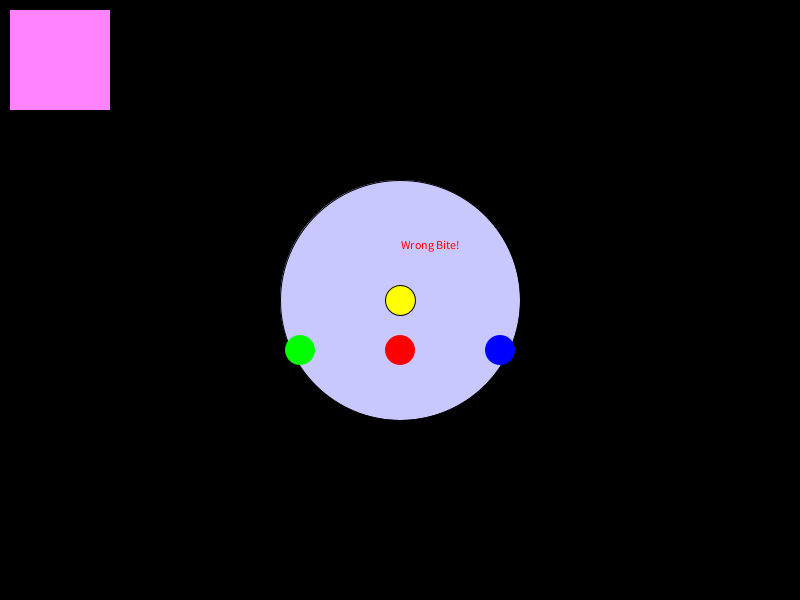
Frame 1 (no input)
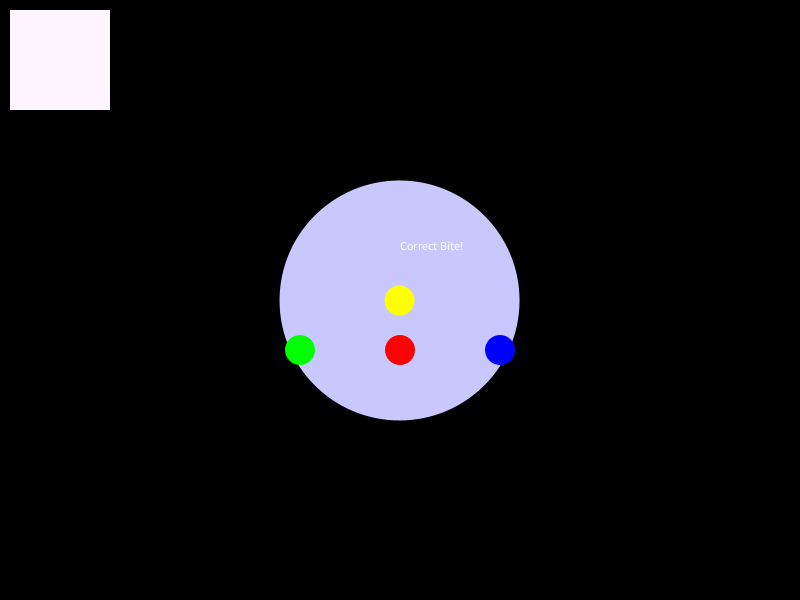
Frame 60 (the mouse pressed at the canvas centre just before this capture)
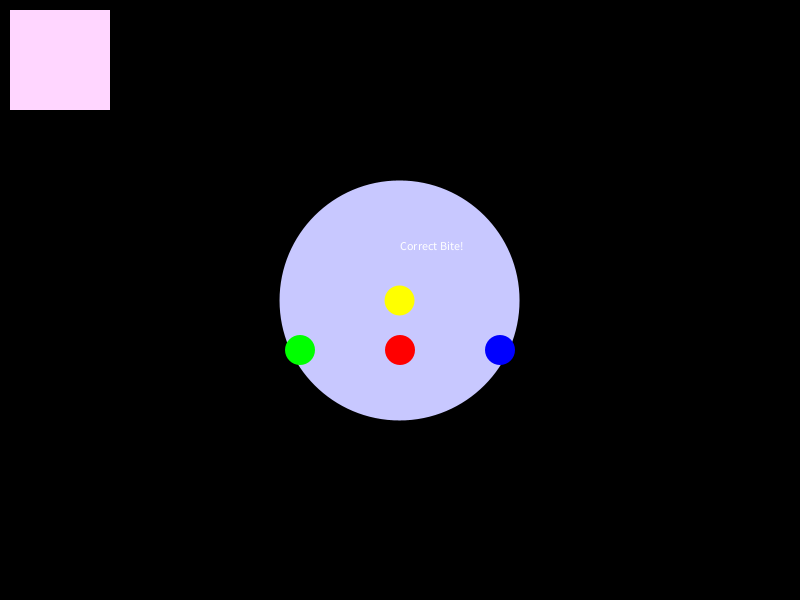
Frame 120 (the mouse held since frame 60 and released just before this capture)

The Processing sketch that drew these frames (run headless with seeded random() and noise(); from frame 60 on, the mouse is pressed at the canvas centre):

// Processing sketch: sketch_250516d
// ── sketch_250516d.pde
// Variables to keep track of agent positions (players and AI)
PVector playerPos, wingman1Pos, wingman2Pos, moonPos;
float moonRadius = 120;  // Moon's radius, where the cheese lies
boolean biteCorrect = false;  // Is the bite at the right spot?

// Color transition for the shimmering pink Easter egg
int baseColor = color(255, 0, 255);  // Pink in RGB
int hexColor = color(0xFF00FF);      // Same pink in Hex
float colorSwitchSpeed = 0.02f;      // Speed of the color change

// FPS Randomization variables
float minFPS = 15;  // Minimum FPS (slow)
float maxFPS = 60;  // Maximum FPS (normal)
float currentFPS = 30; // Start in the middle

void setup() {
  size(800, 600);
  
  // Initial positions of the player, wingmen, and moon
  playerPos = new PVector(width / 2, height / 2 + 50);
  wingman1Pos = new PVector(width / 2 - 100, height / 2 + 50);
  wingman2Pos = new PVector(width / 2 + 100, height / 2 + 50);
  moonPos = new PVector(width / 2, height / 2);
  
  // We’ll set the camera for 3D, but we're in 2D for now
  camera(width / 2, height / 2, (height/2) / tan(PI*30.0 / 180.0), width / 2, height / 2, 0, 0, 1, 0);
  
  // Set the initial FPS
  frameRate(currentFPS);
}

void draw() {
  background(0);  // Dark sky for our moon to float in
  
  // Time to shine with Mark Twain's wisdom, right here:
  // "We should be careful what we ask for, because we might just end up with a big bite of moon-cheese."
  
  // Draw the moon
  drawMoon();

  // Randomly swap between RGB and Hex Easter egg
  shimmerPinkColor();

  // Draw the agents (players)
  drawAgent(playerPos, color(255, 0, 0));  // Red for player
  drawAgent(wingman1Pos, color(0, 255, 0));  // Green for wingman 1
  drawAgent(wingman2Pos, color(0, 0, 255));  // Blue for wingman 2
  
  // Allow the player to move with arrow keys
  moveAgent(playerPos, wingman1Pos, wingman2Pos);
  
  // Simulate the bite interaction (and if it’s correct or not)
  simulateBite();
  
  // Randomize FPS with smooth transitions
  randomizeFPS();
}

// Draw the moon
void drawMoon() {
  fill(200, 200, 255);  // Soft moon glow
  ellipse(moonPos.x, moonPos.y, moonRadius*2, moonRadius*2);  // The moon
  
  // Let's add a little moon cheese spot for fun (at the center of the moon)
  fill(255, 255, 0);
  ellipse(moonPos.x, moonPos.y, 30, 30);  // Moon-cheese spot
  
  // Maybe the cheese will wobble if the bite is wrong...
  if (!biteCorrect) {
    moonPos.x += random(-2, 2);
    moonPos.y += random(-2, 2);
  }
}

// Drawing the agents (players)
void drawAgent(PVector pos, color col) {
  fill(col);
  noStroke();
  ellipse(pos.x, pos.y, 30, 30);  // Draw player as a circle
}

// Let the player (and wingmen) move with the arrow keys
void moveAgent(PVector playerPos, PVector wingman1Pos, PVector wingman2Pos) {
  // Player movement
  if (keyPressed) {
    if (keyCode == LEFT) playerPos.x -= 5;
    if (keyCode == RIGHT) playerPos.x += 5;
    if (keyCode == UP) playerPos.y -= 5;
    if (keyCode == DOWN) playerPos.y += 5;
  }
  
  // Wingman movement (just follow the player for simplicity)
  wingman1Pos.x = playerPos.x - 100;
  wingman2Pos.x = playerPos.x + 100;
}

// Simulate the monster's bite and check if it's correct
void simulateBite() {
  // A bite is considered "correct" if the player is within 50px of the moon's center
  if (dist(playerPos.x, playerPos.y, moonPos.x, moonPos.y) < 50) {
    biteCorrect = true;
    fill(255);
    text("Correct Bite!", moonPos.x, moonPos.y - 50);
  } else {
    biteCorrect = false;
    fill(255, 0, 0);
    text("Wrong Bite!", moonPos.x, moonPos.y - 50);
  }
}

// Shimmering pink Easter egg: RGB vs Hex
void shimmerPinkColor() {
  float lerpFactor = (sin(frameCount * colorSwitchSpeed) + 1) / 2;  // Smooth oscillation
  
  // Mix between the two color formats: RGB & Hex
  int colorValue = lerpColor(baseColor, hexColor, lerpFactor);
  
  // Display the color on screen
  fill(colorValue);
  noStroke();
  rect(10, 10, 100, 100);  // Draw a small square with the shimmering color
}

// Randomize FPS smoothly for a seizure-free effect
void randomizeFPS() {
  // Randomize FPS within the constrained range (15 to 60)
  currentFPS = lerp(currentFPS, random(minFPS, maxFPS), 0.05);
  frameRate(currentFPS);  // Update the frame rate
  
  // Optional: Print out current FPS to monitor the randomness
  println("Current FPS: " + int(currentFPS));
}
